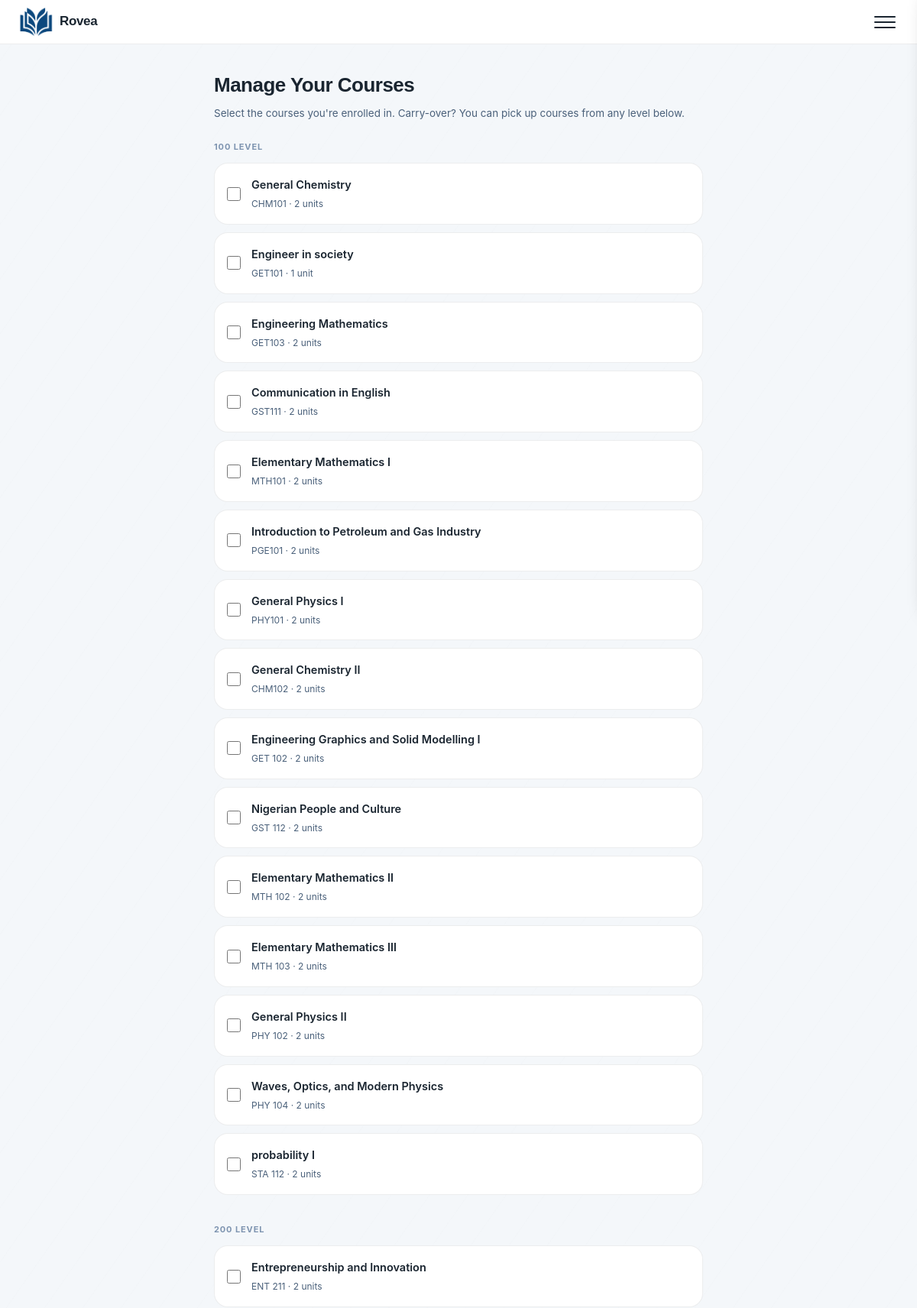
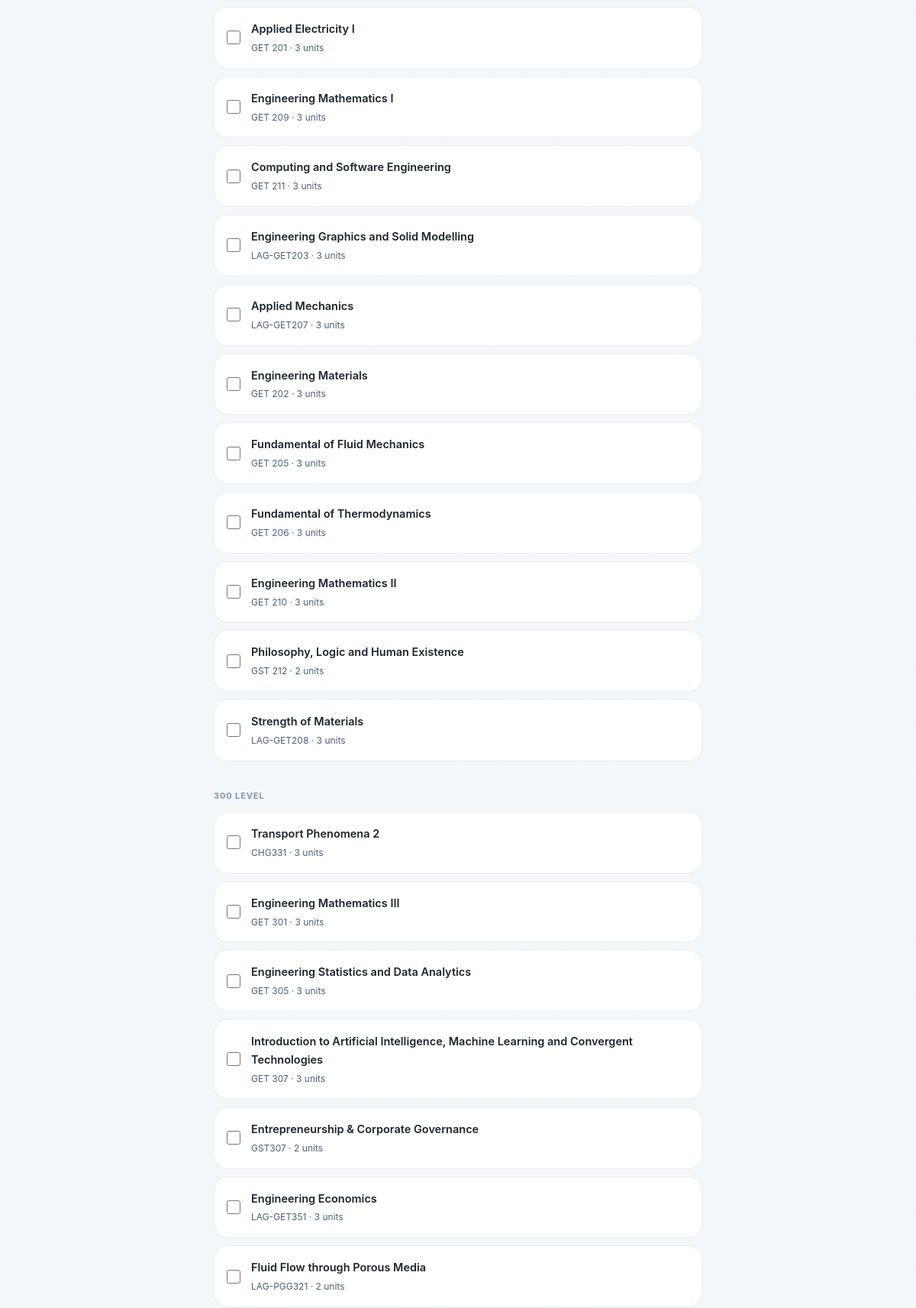
The page /courses/manage/ (signed in, upper part) on the database its author committed (2 pictures, top to bottom).
### core/models.py (models this page shows, shortened)
class CourseDefinition(models.Model):
    course_code = models.CharField(max_length=10, unique=True)
    course_title = models.CharField(max_length=100)
    level = models.CharField(max_length=3, choices=LEVEL_CHOICES)
    semester = models.CharField(max_length=1, choices=SEMESTER_CHOICES)
    school = models.CharField(max_length=50, choices=SCHOOL_CHOICES, default="unilag")
    department = models.CharField(max_length=50, choices=DEPARTMENT_CHOICES, default="petroleum")
    units = models.IntegerField(default=3)
    is_elective = models.BooleanField(default=False)
    class Meta:
        ordering = ["level", "semester", "is_elective", "course_code"]

### core/views.py (the view, shortened to what this page needs)
# urls.py: path("courses/manage/", views.manage_courses_view, name="manage_courses"),
@login_required
def manage_courses_view(request):
    if not hasattr(request.user, "profile"):
        return redirect("onboarding")
    profile = request.user.profile
    available_courses = CourseDefinition.objects.filter(
        school=profile.school,
        department=profile.department,
    ).order_by("level", "semester", "course_code")
    active_course_codes = TimetableEntry.objects.filter(
        student=profile,
        course_code__in=available_courses.values_list('course_code', flat=True)
    ).values_list('course_code', flat=True)
    courses_by_level = {}
    for course in available_courses:
        courses_by_level.setdefault(course.level, []).append(course)
    context = {
        'courses_by_level': courses_by_level,
        'active_course_codes': list(active_course_codes),
    }
    return render(request, 'core/manage_courses.html', context)

### templates/core/manage_courses.html (shortened to what this page needs)
{% extends "core/base.html" %}
{% block content %}
<div class="page-container">
  <div class="greeting-section">
    <div class="greeting">Manage Your Courses</div>
    <div class="greeting-sub">
      Select the courses you're enrolled in. Carry-over? You can pick up courses from any level below.
    </div>
  </div>
  <form method="post">
    {% for level, courses in courses_by_level.items %}
      <div class="section-label" {% if forloop.first %}style="margin-top:0;"{% endif %}>
        {{ level }} Level
      </div>
      <div class="course-list" style="margin-bottom: 1.5rem;">
        {% for course in courses %}
          <label class="course-pill" style="cursor:pointer;">
            <div style="display:flex;align-items:center;gap:14px;">
              <input
                type="checkbox"
                name="selected_courses"
                value="{{ course.course_code }}"
                style="width:18px;height:18px;accent-color:var(--amber);flex-shrink:0;"
              >
              <div>
                <div class="course-name">{{ course.course_title }}</div>
                <div class="course-code">
                  {{ course.course_code }} · {{ course.units }} unit{{ course.units|pluralize }}
                </div>
              </div>
            </div>
          </label>
        {% endfor %}
      </div>
    {% empty %}
      <div class="course-pill" style="justify-content:center;color:var(--text-muted);">
        No courses are available for your department yet.
      </div>
    {% endfor %}
  </form>
</div>
{% endblock %}

### core/static/core/css/main.css (style rules this page uses)
:root, [data-theme="dark"] { --navy: #0D1B2A; --navy-mid: #132236; --navy-card: #1A2E42; --navy-raised: #1F3650; --border: rgba(255,255,255,0.08); --border-accent: rgba(245,166,35,0.35); --amber: #F5A623; --amber-dark: #D4891A; --amber-glow: rgba(245,166,35,0.15); --teal: #1A9E7A; --teal-dark: #0F7059; --teal-glow: rgba(26,158,122,0.15); --red-soft: #E05252; --red-glow: rgba(224,82,82,0.12); --text: #F0EDE6; --text-secondary: #8FA5BC; --text-muted: #5A7290; --green: #1A9E7A; --green-dark: #0F7059; --green-light: rgba(26,158,122,0.15); --green-text: #4ECBA5; --radius-sm: 8px; --radius-md: 12px; --radius-lg: 18px; --radius-xl: 24px; --shadow-card: 0 2px 16px rgba(0,0,0,0.35); --shadow-glow-amber: 0 0 0 1px rgba(245,166,35,0.3), 0 4px 24px rgba(245,166,35,0.1); --shadow-glow-teal: 0 0 0 1px rgba(26,158,122,0.3), 0 4px 24px rgba(26,158,122,0.1); --linear-today: linear-gradient(135deg, #13273d 0%, #0c1f33 100%); --grid-line-color: rgba(255,255,255,0.012); --nav-bg: rgba(13,27,42,0.85); }
[data-theme="light"] { --navy: #F4F7FA; --navy-mid: #E4EBF2; --navy-card: #FFFFFF; --navy-raised: #F0F4F8; --border: rgba(13,27,42,0.08); --border-accent: rgba(214,130,10,0.25); --amber: #E68A00; --amber-dark: #B36B00; --amber-glow: rgba(230,138,0,0.08); --teal: #147D60; --teal-dark: #0A4D3C; --teal-glow: rgba(20,125,96,0.08); --text: #1A2530; --text-secondary: #4A607A; --text-muted: #7E94B0; --green-text: #107C5E; --shadow-card: 0 4px 20px rgba(13,27,42,0.06); --shadow-glow-amber: 0 0 0 1px rgba(230,138,0,0.2), 0 4px 20px rgba(230,138,0,0.06); --shadow-glow-teal: 0 0 0 1px rgba(20,125,96,0.2), 0 4px 20px rgba(20,125,96,0.06); --linear-today: linear-gradient(135deg, #FFF6E6 0%, #FFFDF9 100%); --grid-line-color: rgba(13,27,42,0.008); --nav-bg: #FFFFFF; }
*, *::before, *::after { box-sizing: border-box; margin: 0; padding: 0; }
html { scroll-behavior: smooth; }
body, .navbar, .nav-drawer, .stat-card, .today-card, .course-pill, .session-row, .btn, input, select { transition: background 0.25s cubic-bezier(0.4, 0, 0.2, 1), background-color 0.25s cubic-bezier(0.4, 0, 0.2, 1), border-color 0.25s cubic-bezier(0.4, 0, 0.2, 1), color 0.25s cubic-bezier(0.4, 0, 0.2, 1), box-shadow 0.25s cubic-bezier(0.4, 0, 0.2, 1); }
.greeting-section { animation: fadeInUp 0.4s cubic-bezier(0.16, 1, 0.3, 1) both; }
.section-label { animation: fadeInUp 0.4s cubic-bezier(0.16, 1, 0.3, 1) both; animation-delay: 0.1s; }
.course-list { animation: fadeInUp 0.4s cubic-bezier(0.16, 1, 0.3, 1) both; animation-delay: 0.15s; }
.course-pill { transition: transform 0.2s cubic-bezier(0.4, 0, 0.2, 1), background-color 0.2s, border-color 0.2s, box-shadow 0.2s !important; }
body { font-family: 'Poppins', -apple-system, BlinkMacSystemFont, "Segoe UI", sans-serif; background: var(--navy); color: var(--text); font-size: 15px; line-height: 1.65; min-height: 100vh; }
body::before { content: ''; position: fixed; inset: 0; background-image: repeating-linear-gradient( -55deg, transparent, transparent 40px, var(--grid-line-color) 40px, var(--grid-line-color) 41px ); pointer-events: none; z-index: 0; }
.page-container { max-width: 680px; margin: 0 auto; padding: 2rem 1.25rem; }
input::placeholder { color: var(--text-muted); }
.greeting-section { margin-bottom: 1.5rem; }
.greeting { font-family: 'mona sans', sans-serif; font-size: 26px; font-weight: 700; margin-bottom: 4px; letter-spacing: -0.02em; color: var(--text); }
.greeting-sub { font-size: 13.5px; color: var(--text-secondary); }
.section-label { font-size: 11px; font-weight: 700; color: var(--text-muted); text-transform: uppercase; letter-spacing: 0.08em; margin-bottom: 12px; margin-top: 2.25rem; }
.course-list { display: flex; flex-direction: column; gap: 10px; }
.course-pill { display: flex; align-items: center; justify-content: space-between; padding: 16px; background: var(--navy-card); border: 1px solid var(--border); border-radius: var(--radius-lg); transition: all 0.2s cubic-bezier(0.4, 0, 0.2, 1); color: var(--text); }
.course-name { font-size: 14.5px; font-weight: 600; color: var(--text); }
.course-code { font-size: 12px; color: var(--text-secondary); margin-top: 3px; }

### rows shown on the page
CourseDefinition: courses_by_level "100", course_title "General Chemistry", course_code "CHM101", units "2"
CourseDefinition: course_title "Engineer in society", course_code "GET101", units "1"
CourseDefinition: course_title "Engineering Mathematics", course_code "GET103", units "2"
CourseDefinition: course_title "Communication in English", course_code "GST111", units "2"
CourseDefinition: course_title "Elementary Mathematics I", course_code "MTH101", units "2"
CourseDefinition: course_title "Introduction to Petroleum and Gas Industry", course_code "PGE101", units "2"
CourseDefinition: course_title "General Physics I", course_code "PHY101", units "2"
CourseDefinition: course_title "General Chemistry II", course_code "CHM102", units "2"
CourseDefinition: course_title "Engineering Graphics and Solid Modelling I", course_code "GET 102", units "2"
CourseDefinition: course_title "Nigerian People and Culture", course_code "GST 112", units "2"
CourseDefinition: course_title "Elementary Mathematics II", course_code "MTH 102", units "2"
CourseDefinition: course_title "Elementary Mathematics III", course_code "MTH 103", units "2"
CourseDefinition: course_title "General Physics II", course_code "PHY 102", units "2"
CourseDefinition: course_title "Waves, Optics, and Modern Physics", course_code "PHY 104", units "2"
CourseDefinition: course_title "probability I", course_code "STA 112", units "2"
CourseDefinition: level "200", course_title "Entrepreneurship and Innovation", course_code "ENT 211", units "2"
CourseDefinition: course_title "Applied Electricity I", course_code "GET 201", units "3"
CourseDefinition: course_title "Engineering Mathematics I", course_code "GET 209", units "3"
CourseDefinition: course_title "Computing and Software Engineering", course_code "GET 211", units "3"
CourseDefinition: course_title "Engineering Graphics and Solid Modelling", course_code "LAG-GET203", units "3"
CourseDefinition: course_title "Applied Mechanics", course_code "LAG-GET207", units "3"
CourseDefinition: course_title "Engineering Materials", course_code "GET 202", units "3"
CourseDefinition: course_title "Fundamental of Fluid Mechanics", course_code "GET 205", units "3"
CourseDefinition: course_title "Fundamental of Thermodynamics", course_code "GET 206", units "3"
CourseDefinition: course_title "Engineering Mathematics II", course_code "GET 210", units "3"
CourseDefinition: course_title "Philosophy, Logic and Human Existence", course_code "GST 212", units "2"
CourseDefinition: course_title "Strength of Materials", course_code "LAG-GET208", units "3"
CourseDefinition: courses_by_level "300", course_title "Transport Phenomena 2", course_code "CHG331", units "3"
CourseDefinition: course_title "Engineering Mathematics III", course_code "GET 301", units "3"
CourseDefinition: course_title "Engineering Statistics and Data Analytics", course_code "GET 305", units "3"
CourseDefinition: course_title "Introduction to Artificial Intelligence, Machine Learning and Convergent Technologies", course_code "GET 307", units "3"
CourseDefinition: course_title "Entrepreneurship & Corporate Governance", course_code "GST307", units "2"
CourseDefinition: course_title "Engineering Economics", course_code "LAG-GET351", units "3"
CourseDefinition: course_title "Fluid Flow through Porous Media", course_code "LAG-PGG321", units "2"
